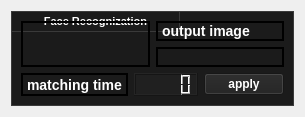
          <widget class="QWidget" name="FaceRecognization">
           <attribute name="title">
            <string>Face Recogn</string>
           </attribute>
           <layout class="QGridLayout" name="gridLayout_46">
            <item row="0" column="0">
             <widget class="QGroupBox" name="groupBox_recog">
              <property name="styleSheet">
               <string notr="true">/*Copyright (c) DevSec Studio. All rights reserved.

MIT License

Permission is hereby granted, free of charge, to any person obtaining a copy
of this software and associated documentation files (the &quot;Software&quot;), to deal
in the Software without restriction, including without limitation the rights
to use, copy, modify, merge, publish, distribute, sublicense, and/or sell
copies of the Software, and to permit persons to whom the Software is
furnished to do so, subject to the following conditions:

The above copyright notice and this permission notice shall be included in all
copies or substantial portions of the Software.

THE SOFTWARE IS PROVIDED *AS IS*, WITHOUT WARRANTY OF ANY KIND, EXPRESS OR
IMPLIED, INCLUDING BUT NOT LIMITED TO THE WARRANTIES OF MERCHANTABILITY,
FITNESS FOR A PARTICULAR PURPOSE AND NONINFRINGEMENT. IN NO EVENT SHALL THE
AUTHORS OR COPYRIGHT HOLDERS BE LIABLE FOR ANY CLAIM, DAMAGES OR OTHER
LIABILITY, WHETHER IN AN ACTION OF CONTRACT, TORT OR OTHERWISE, ARISING FROM,
OUT OF OR IN CONNECTION WITH THE SOFTWARE OR THE USE OR OTHER DEALINGS IN THE SOFTWARE.
*/

/*-----QWidget-----*/
QWidget
{
	background-color: #202020;
	color: #fff;
	selection-background-color: #fff; 
	selection-color: #000;

}


/*-----QLabel-----*/
QLabel
{
	background-color: transparent;
	color: #fff;
	font-weight: bold;
	font-size: 10px;

}


QLabel:disabled 
{
	color: #4e4e4e;

}


/*-----QMenuBar-----*/
QMenuBar 
{
	background-color: #252525;
	border: none;
	color: #fff;
	font-weight: bold;
	font-size: 11px;

}


QMenuBar:disabled 
{
	color: #4e4e4e;

}


QMenuBar::item 
{
	background-color: transparent;

}


QMenuBar::item:selected 
{
	background-color: transparent;
	color: #fff;

}


QMenuBar::item:pressed 
{
	background-color: #424242;
	border: none;
	color: #fff;

}


/*-----QMenu-----*/
QMenu
{
    background-color: #424242;
    border: none;
    padding: 4px;
    padding-right: 0px;
	color: #fff;
	font-size: 11px;

}


QMenu::item
{
    background-color: transparent;
    padding: 2px 20px 2px 20px;

}


QMenu::item:disabled
{
    color: #555;
    background-color: transparent;
    padding: 2px 20px 2px 20px;

}


QMenu::item:selected
{
    background-color: #fff;
    color: #000;
	font-weight: bold;

}


QMenu::separator
{
	background-color: #aaa;	
	margin-top: 5px;
	margin-bottom: 5px;
	height: 1px;

}


/*-----QTabBar-----*/
QTabBar 
{
	background-color: transparent;
	font-size: 10px;
}


QTabWidget::tab-bar 
{
	border:none;
	left: 0px;

}


QTabBar::tab 
{
	font-weight: bold;
	padding-left: 15px; 
	padding-right: 15px; 
	height: 25px;
	width: 60px;
}


QTabWidget::pane 
{
	border: 1px solid #333; 

}


QTabBar::tab:!selected 
{
	color: #fff; 
	font-weight: bold;
	border: 1px solid #1b1b1b;
	background-color: #1b1b1b;
}


QTabBar::tab:selected 
{
	background-color: #424242;
	border: 1px solid #414141;
	color: #fff;

}


QTabBar:tab:selected:disabled 
{
	color: #4e4e4e;

}


QTabBar::tab:!selected:hover 
{
	color: #fff; 

}


QTabBar:tab:!selected:disabled 
{
	color: #4e4e4e;

}


/*-----QToolButton-----*/
QToolButton 
{
	background-color: transparent;
	color: #fff;
	font-weight: bold;
	font-size: 10px;
	border: none;
	margin: 2px;
	
}


QToolButton:hover
{
	background-color: #fff;
	color: #000;
	
}


QToolButton:pressed
{
	background-color: #424242;
	color: #fff;

}


QToolButton:checked
{
	background-color: #424242;
	color: #fff;

}


QToolButton:disabled 
{
	color: #4e4e4e;

}


/*-----QDockWidget-----*/
QDockWidget
{
	color : #fff;
	font-weight: bold;
	font-size: 11px;

}


QDockWidget::disabled
{
	color: #656565;

}


QDockWidget::title 
{
	background-color: transparent;
	border: 1px solid #3a3a3a;
	padding: 5px;

}


QDockWidget::close-button
{
	max-width: 14px;
	max-height: 14px;
	margin-top:1px;

}


QDockWidget::float-button
{
	max-width: 14px;
	max-height: 14px;
	margin-top:1px;

}


QDockWidget::close-button:hover
{
	border: none;
	background-color: #fff;

}


QDockWidget::float-button:hover
{
	border: none;
	background-color: #fff;

}


/*-----QTreeWidget-----*/
QTreeWidget
{
	show-decoration-selected: 0;
	selection-background-color: transparent; /* Used on Mac */
	selection-color: #fff; /* Used on Mac */
	background-color: #292929;
	border: 1px solid #3a3a3a;
	padding: 5px;
	color: #fff;
	font-weight: bold;
	font-size: 11px;

}


QTreeView::disabled
{
	color: #656565;

}


QTreeView::item:selected
{
	color: #000;
	background-color: #fff;

}


QTreeView::item:!selected:hover
{
	background-color: #424242;
	color: #fff;
}


QTreeView::item:selected:disabled
{
	background-color: #656565;
	color: #333;

}


QTreeView::branch:has-children:!has-siblings:closed,
QTreeView::branch:closed:has-children:has-siblings 
{
	image: url(://tree-closed.png);

}


QTreeView::branch:open:has-children:!has-siblings,
QTreeView::branch:open:has-children:has-siblings  
{
	image: url(://tree-open.png);

}


/*-----QLineEdit-----*/
QLineEdit
{
	color: black;
	font-weight: bold;
	background-color: #9d9d9d;
	border: 1px solid #3a3a3a;
	padding: 2px;

}

QLineEdit:hover 
{
	background-color: #bebebe;

}


QLineEdit::disabled
{
	color: #656565;

}


/*-----QGroupBox-----*/
QGroupBox 
{
	color: #fff;
    border: 1px solid #3a3a3a;
	background-color: #1b1b1b;
    margin-top: 5.5ex;
	font-weight: bold;
	font-size: 11px;

}


QGroupBox::disabled
{
	color: #656565;

}


QGroupBox::title 
{
	background-color: #1b1b1b;
	border: 1px solid #3a3a3a;
    subcontrol-origin: margin;
	subcontrol-position: top right 0px;
	border-radius: 0px;
    padding: 3px 30px;

}


/*-----QComboBox-----*/
QComboBox 
{
	background-color: #424242;
	border: 1px solid #3a3a3a;
	color: #fff;
	font-weight: bold;
	font-size: 11px;
	padding: 2px;

}


QComboBox::disabled
{
	color: #656565;

}


QComboBox:editable 
{
    background: transparent;

}


QComboBox::drop-down 
{
    subcontrol-origin: padding;
    subcontrol-position: top right;
    width: 15px;
	background-color: #424242;
    border-left-width:1px;
    border-left-color: #777777;
    border-left-style: solid; 

}


QComboBox::down-arrow 
{
    image: url(://arrow-down.png);
	width:8px;
	height:8px;

}


QComboBox::down-arrow:on 
{ 
    top: 1px;
    left: 1px;

}


QComboBox QListView
{
	background-color: #292929;
    border-left-style: solid; 
	selection-background-color: #fff;
	selection-color: #000;
	color: #fff;
	padding: 10px;
	border: none;

}


/*-----QCheckBox-----*/
QCheckBox
{
	background-color: transparent;
	color: #fff;
	font-weight: bold;
	font-size: 10px;

}


QCheckBox::indicator
{
    color: #b1b1b1;
    background-color: #00111d;
    border: 1px solid #fff;
    width: 10px;
    height: 10px;

}


QCheckBox::indicator:checked
{
    image:url(&quot;./ressources/check.png&quot;); /*To replace*/
	background-color: #fff;
    border: 1px solid #fff;

}


QCheckBox::indicator:unchecked:hover
{
    border: 1px solid #fff;

}


QCheckBox::disabled
{
	color: #656565;

}


QCheckBox::indicator:disabled
{
	background-color: #656565;
	color: #656565;
    border: 1px solid #656565;

}


/*-----QSpinBox-----*/
QSpinBox 
{
    border: 1px solid #3a3a3a;
	min-height: 20px;
	min-width: 30px;
    border-radius : 2px;
	color : #fff;
	font-weight: bold;
	font-size: 10px;
    background-color: #000;

}


QSpinBox:hover 
{
	background-color: #333;

}


QSpinBox::up-button 
{
	background-color: #777777;
    width: 16px; 
    border-width: 1px;

}


QSpinBox::up-button:hover 
{
	background-color: #585858;

}


QSpinBox::up-button:pressed 
{
	background-color: #252525;
    width: 16px; 
    border-width: 1px;

}


QSpinBox::up-arrow 
{
    image: url(://arrow-up.png);
    width: 7px;
    height: 7px;

}


QSpinBox::down-button 
{
	border-bottom-right-radius:2px;
	background-color: #777777;
    width: 16px; 
    border-width: 1px;

}


QSpinBox::down-button:hover 
{
	background-color: #585858;

}

QSpinBox::down-button:pressed 
{
	background-color: #252525;
    width: 16px; 
    border-width: 1px;

}


QSpinBox::down-arrow 
{
    image: url(://arrow-down.png);
    width: 7px;
    height: 7px;

}


/*-----QRadioButton-----*/
QRadioButton{
	background-color: transparent;
	font-weight: bold;
	color: #fff;

}


QRadioButton::indicator::unchecked
{ 
	border: 2px inset #424242; 
	border-radius: 6px; 
	background-color:  #323232;
	width: 9px; 
	height: 9px; 

}


QRadioButton::indicator::unchecked:hover
{ 
	border: 2px solid #fff; 
	border-radius: 5px; 
	background-color:  #323232;
	width: 9px; 
	height: 9px; 

}


QRadioButton::indicator::checked
{ 
	border: 2px inset #424242; 
	border-radius: 5px; 
	background-color: #fff; 
	width: 9px; 
	height: 9px; 

}


QRadioButton::disabled
{
	color: #656565;

}


QRadioButton::indicator:disabled
{
	background-color: #656565;
	color: #656565;
    border: 2px solid #656565;

}


/*-----QStatusBar-----*/
QStatusBar 
{
	color: #fff;
	font-weight: bold;
	background-color: #252525;

}


QStatusBar::item 
{
	background-color: transparent;
	color: #fff;

}


/*-----QSizeGrip-----*/
QSizeGrip 
{
	background-color: image(&quot;./ressources/sizegrip.png&quot;); /*To replace*/

}

* {
    font-weight: bold;
}

QLabel {
    border: 2px solid #000; /* Adjust the width and color as needed */
  font-size: 14px; /* Adjust the font size as needed */
    font-weight: bold;

}</string>
              </property>
              <property name="title">
               <string>Face Recognization</string>
              </property>
              <layout class="QGridLayout" name="gridLayout_47">
               <item row="0" column="0">
                <layout class="QVBoxLayout" name="verticalLayout_63" stretch="1,0">
                 <item>
                  <layout class="QHBoxLayout" name="horizontalLayout_90">
                   <item>
                    <layout class="QVBoxLayout" name="verticalLayout_64">
                     <item>
                      <widget class="QLabel" name="orig_img_recogn">
                       <property name="text">
                        <string/>
                       </property>
                      </widget>
                     </item>
                    </layout>
                   </item>
                   <item>
                    <layout class="QVBoxLayout" name="verticalLayout_69">
                     <item>
                      <widget class="QLabel" name="label_out_recogn">
                       <property name="sizePolicy">
                        <sizepolicy hsizetype="Preferred" vsizetype="Fixed">
                         <horstretch>0</horstretch>
                         <verstretch>0</verstretch>
                        </sizepolicy>
                       </property>
                       <property name="text">
                        <string>output image</string>
                       </property>
                      </widget>
                     </item>
                     <item>
                      <widget class="QLabel" name="out_img__recogn">
                       <property name="text">
                        <string/>
                       </property>
                      </widget>
                     </item>
                    </layout>
                   </item>
                  </layout>
                 </item>
                 <item>
                  <layout class="QHBoxLayout" name="horizontalLayout_91" stretch="1,1">
                   <item>
                    <layout class="QVBoxLayout" name="verticalLayout_70">
                     <item>
                      <layout class="QHBoxLayout" name="horizontalLayout_95">
                       <item>
                        <widget class="QLabel" name="label_mathing_recog">
                         <property name="text">
                          <string>matching time</string>
                         </property>
                        </widget>
                       </item>
                       <item>
                        <widget class="QLCDNumber" name="lcdNumber_recogn"/>
                       </item>
                      </layout>
                     </item>
                    </layout>
                   </item>
                   <item>
                    <layout class="QVBoxLayout" name="verticalLayout_71">
                     <item>
                      <layout class="QHBoxLayout" name="horizontalLayout_99"/>
                     </item>
                     <item>
                      <layout class="QHBoxLayout" name="horizontalLayout_101">
                       <item>
                        <widget class="QPushButton" name="recogn_apply">
                         <property name="sizePolicy">
                          <sizepolicy hsizetype="Expanding" vsizetype="Fixed">
                           <horstretch>0</horstretch>
                           <verstretch>0</verstretch>
                          </sizepolicy>
                         </property>
                         <property name="text">
                          <string>apply</string>
                         </property>
                        </widget>
                       </item>
                      </layout>
                     </item>
                    </layout>
                   </item>
                  </layout>
                 </item>
                </layout>
               </item>
              </layout>
             </widget>
            </item>
           </layout>
          </widget>
